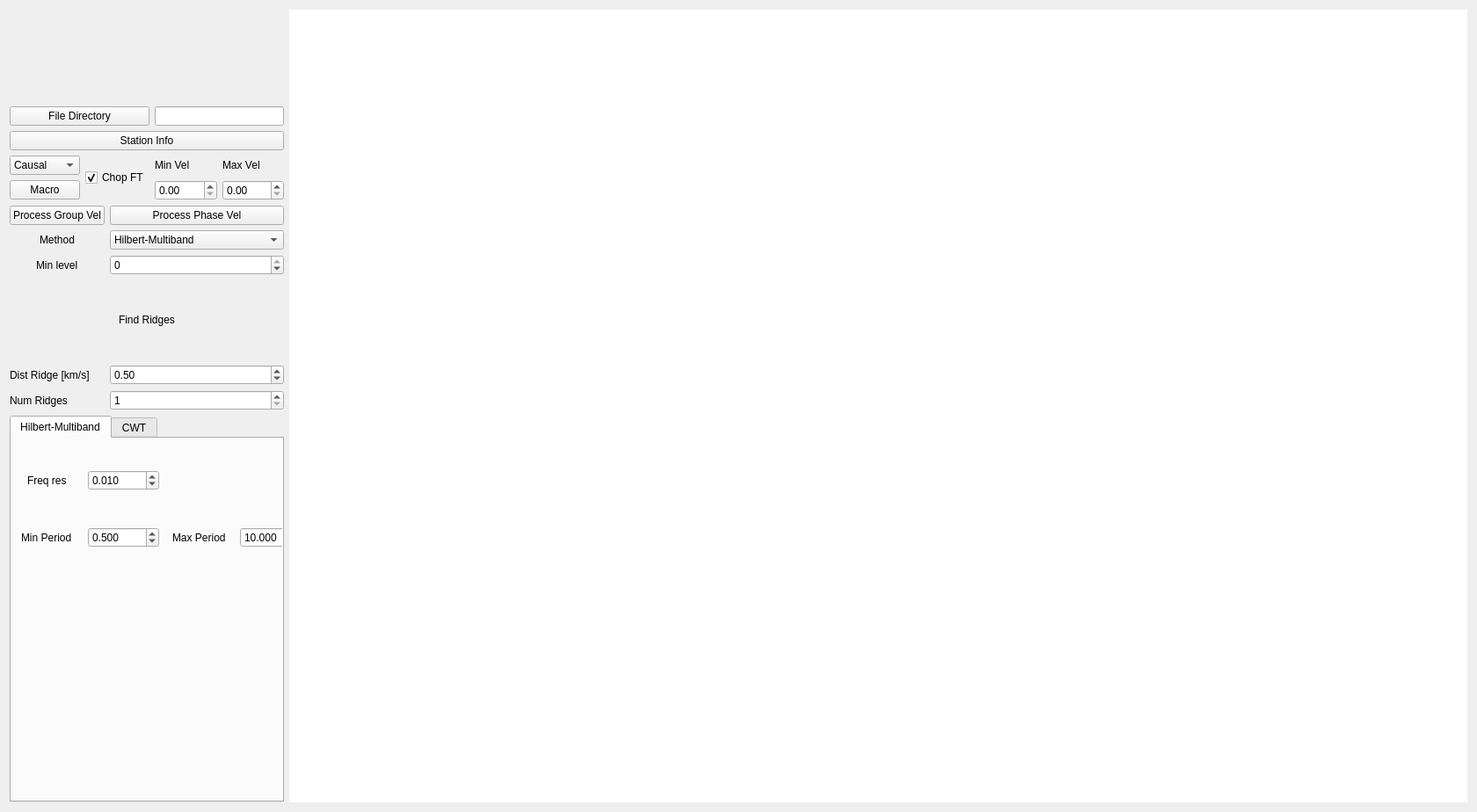
<?xml version="1.0" encoding="UTF-8"?>
<ui version="4.0">
 <class>EGFFrame</class>
 <widget class="QWidget" name="EGFFrame">
  <property name="geometry">
   <rect>
    <x>0</x>
    <y>0</y>
    <width>1680</width>
    <height>924</height>
   </rect>
  </property>
  <layout class="QHBoxLayout" name="horizontalLayout" stretch="0,0">
   <item>
    <widget class="QSplitter" name="splitter_3">
     <property name="sizePolicy">
      <sizepolicy hsizetype="Preferred" vsizetype="Preferred">
       <horstretch>0</horstretch>
       <verstretch>0</verstretch>
      </sizepolicy>
     </property>
     <property name="orientation">
      <enum>Qt::Vertical</enum>
     </property>
     <widget class="QWidget" name="layoutWidget_4">
      <layout class="QVBoxLayout" name="verticalLayout_4">
       <item>
        <widget class="QWidget" name="fileSelectorWidget_2" native="true">
         <property name="sizePolicy">
          <sizepolicy hsizetype="Preferred" vsizetype="Maximum">
           <horstretch>0</horstretch>
           <verstretch>0</verstretch>
          </sizepolicy>
         </property>
         <property name="maximumSize">
          <size>
           <width>16777215</width>
           <height>16700</height>
          </size>
         </property>
         <property name="toolTip">
          <string>Files Selector. Please select the file you want to Process adn plot</string>
         </property>
        </widget>
       </item>
       <item>
        <layout class="QGridLayout" name="gridLayout_7">
         <item row="0" column="0" colspan="2">
          <widget class="QPushButton" name="selectDirBtn_2">
           <property name="toolTip">
            <string>Select the folder where you have the seismogram files</string>
           </property>
           <property name="text">
            <string>File Directory</string>
           </property>
          </widget>
         </item>
         <item row="2" column="0">
          <widget class="QComboBox" name="causalCB">
           <item>
            <property name="text">
             <string>Causal</string>
            </property>
           </item>
           <item>
            <property name="text">
             <string>Acausal</string>
            </property>
           </item>
          </widget>
         </item>
         <item row="2" column="2">
          <widget class="QLabel" name="label_12">
           <property name="text">
            <string>Min Vel</string>
           </property>
          </widget>
         </item>
         <item row="2" column="3">
          <widget class="QLabel" name="label_13">
           <property name="text">
            <string>Max Vel</string>
           </property>
          </widget>
         </item>
         <item row="3" column="2">
          <widget class="QDoubleSpinBox" name="min_velDB"/>
         </item>
         <item row="3" column="3">
          <widget class="QDoubleSpinBox" name="max_velDB"/>
         </item>
         <item row="1" column="0" colspan="4">
          <widget class="QPushButton" name="stationsBtn">
           <property name="toolTip">
            <string>Click to view header information of the loaded seismogram files</string>
           </property>
           <property name="text">
            <string>Station Info</string>
           </property>
          </widget>
         </item>
         <item row="0" column="2" colspan="2">
          <widget class="QLineEdit" name="rootPathForm_2"/>
         </item>
         <item row="2" column="1" rowspan="2">
          <widget class="QCheckBox" name="ftCB">
           <property name="text">
            <string>Chop FT</string>
           </property>
           <property name="checked">
            <bool>true</bool>
           </property>
          </widget>
         </item>
         <item row="3" column="0">
          <widget class="QPushButton" name="macroBtn">
           <property name="text">
            <string>Macro</string>
           </property>
          </widget>
         </item>
        </layout>
       </item>
       <item>
        <layout class="QGridLayout" name="gridLayout_8">
         <item row="1" column="0" alignment="Qt::AlignHCenter">
          <widget class="QLabel" name="label_14">
           <property name="text">
            <string>Method</string>
           </property>
          </widget>
         </item>
         <item row="2" column="0" alignment="Qt::AlignHCenter">
          <widget class="QLabel" name="label_20">
           <property name="text">
            <string>Min level</string>
           </property>
          </widget>
         </item>
         <item row="2" column="1">
          <widget class="QDoubleSpinBox" name="minlevelCB">
           <property name="decimals">
            <number>0</number>
           </property>
           <property name="minimum">
            <double>-900.000000000000000</double>
           </property>
           <property name="maximum">
            <double>0.000000000000000</double>
           </property>
           <property name="singleStep">
            <double>1.000000000000000</double>
           </property>
          </widget>
         </item>
         <item row="1" column="1">
          <widget class="QComboBox" name="time_frequencyCB">
           <property name="toolTip">
            <string>Select which signal processing method you want to apply</string>
           </property>
           <item>
            <property name="text">
             <string>Hilbert-Multiband</string>
            </property>
           </item>
           <item>
            <property name="text">
             <string>Continuous Wavelet Transform</string>
            </property>
           </item>
          </widget>
         </item>
         <item row="5" column="0">
          <widget class="QLabel" name="label_17">
           <property name="text">
            <string>Dist Ridge [km/s]</string>
           </property>
          </widget>
         </item>
         <item row="4" column="0" colspan="2" alignment="Qt::AlignHCenter">
          <widget class="QLabel" name="label_15">
           <property name="sizePolicy">
            <sizepolicy hsizetype="Preferred" vsizetype="Expanding">
             <horstretch>0</horstretch>
             <verstretch>0</verstretch>
            </sizepolicy>
           </property>
           <property name="maximumSize">
            <size>
             <width>16777215</width>
             <height>90</height>
            </size>
           </property>
           <property name="text">
            <string>Find Ridges</string>
           </property>
          </widget>
         </item>
         <item row="5" column="1">
          <widget class="QDoubleSpinBox" name="dist_ridgDB">
           <property name="value">
            <double>0.500000000000000</double>
           </property>
          </widget>
         </item>
         <item row="7" column="0" colspan="2">
          <widget class="QTabWidget" name="tabWidget">
           <property name="sizePolicy">
            <sizepolicy hsizetype="Expanding" vsizetype="Fixed">
             <horstretch>0</horstretch>
             <verstretch>0</verstretch>
            </sizepolicy>
           </property>
           <property name="maximumSize">
            <size>
             <width>440</width>
             <height>440</height>
            </size>
           </property>
           <property name="currentIndex">
            <number>0</number>
           </property>
           <widget class="QWidget" name="tab">
            <attribute name="title">
             <string>Hilbert-Multiband</string>
            </attribute>
            <widget class="QWidget" name="gridLayoutWidget_2">
             <property name="geometry">
              <rect>
               <x>0</x>
               <y>0</y>
               <width>341</width>
               <height>161</height>
              </rect>
             </property>
             <layout class="QGridLayout" name="gridLayout_3">
              <item row="1" column="0" alignment="Qt::AlignHCenter">
               <widget class="QLabel" name="label_2">
                <property name="text">
                 <string>Freq res</string>
                </property>
               </widget>
              </item>
              <item row="2" column="0" alignment="Qt::AlignHCenter">
               <widget class="QLabel" name="label_4">
                <property name="text">
                 <string>Min Period</string>
                </property>
               </widget>
              </item>
              <item row="1" column="1">
               <widget class="QDoubleSpinBox" name="freq_resDB">
                <property name="decimals">
                 <number>3</number>
                </property>
                <property name="value">
                 <double>0.010000000000000</double>
                </property>
               </widget>
              </item>
              <item row="2" column="2" alignment="Qt::AlignHCenter">
               <widget class="QLabel" name="label_5">
                <property name="text">
                 <string>Max Period</string>
                </property>
               </widget>
              </item>
              <item row="2" column="1">
               <widget class="QDoubleSpinBox" name="period_min_mtDB">
                <property name="decimals">
                 <number>3</number>
                </property>
                <property name="value">
                 <double>0.500000000000000</double>
                </property>
               </widget>
              </item>
              <item row="2" column="3">
               <widget class="QDoubleSpinBox" name="period_max_mtDB">
                <property name="decimals">
                 <number>3</number>
                </property>
                <property name="value">
                 <double>10.000000000000000</double>
                </property>
               </widget>
              </item>
             </layout>
            </widget>
           </widget>
           <widget class="QWidget" name="tab_2">
            <attribute name="title">
             <string>CWT</string>
            </attribute>
            <widget class="QWidget" name="gridLayoutWidget">
             <property name="geometry">
              <rect>
               <x>0</x>
               <y>0</y>
               <width>387</width>
               <height>161</height>
              </rect>
             </property>
             <layout class="QGridLayout" name="gridLayout_6">
              <item row="1" column="5">
               <widget class="QSpinBox" name="wmaxSB">
                <property name="value">
                 <number>6</number>
                </property>
               </widget>
              </item>
              <item row="1" column="3">
               <widget class="QSpinBox" name="wminSB">
                <property name="value">
                 <number>6</number>
                </property>
               </widget>
              </item>
              <item row="1" column="4">
               <widget class="QLabel" name="label_7">
                <property name="text">
                 <string>w max</string>
                </property>
               </widget>
              </item>
              <item row="1" column="2">
               <widget class="QLabel" name="label_8">
                <property name="text">
                 <string>w min</string>
                </property>
               </widget>
              </item>
              <item row="2" column="2">
               <widget class="QLabel" name="label_9">
                <property name="text">
                 <string>Min Period</string>
                </property>
               </widget>
              </item>
              <item row="2" column="3">
               <widget class="QDoubleSpinBox" name="period_min_cwtDB">
                <property name="decimals">
                 <number>3</number>
                </property>
                <property name="minimum">
                 <double>0.500000000000000</double>
                </property>
               </widget>
              </item>
              <item row="2" column="4">
               <widget class="QLabel" name="label_10">
                <property name="text">
                 <string>Max Period</string>
                </property>
               </widget>
              </item>
              <item row="2" column="5">
               <widget class="QDoubleSpinBox" name="period_max_cwtDB">
                <property name="decimals">
                 <number>3</number>
                </property>
                <property name="value">
                 <double>10.000000000000000</double>
                </property>
               </widget>
              </item>
              <item row="0" column="4">
               <widget class="QLabel" name="label_11">
                <property name="text">
                 <string>Wavelet</string>
                </property>
               </widget>
              </item>
              <item row="0" column="5">
               <widget class="QComboBox" name="wavelet_typeCB">
                <property name="sizePolicy">
                 <sizepolicy hsizetype="MinimumExpanding" vsizetype="Fixed">
                  <horstretch>0</horstretch>
                  <verstretch>0</verstretch>
                 </sizepolicy>
                </property>
                <property name="maximumSize">
                 <size>
                  <width>16777215</width>
                  <height>16777215</height>
                 </size>
                </property>
                <item>
                 <property name="text">
                  <string>Morlet</string>
                 </property>
                </item>
                <item>
                 <property name="text">
                  <string>Paul</string>
                 </property>
                </item>
                <item>
                 <property name="text">
                  <string>Mexican Hat</string>
                 </property>
                </item>
               </widget>
              </item>
              <item row="0" column="2">
               <widget class="QLabel" name="label_6">
                <property name="text">
                 <string>Num of Atoms</string>
                </property>
               </widget>
              </item>
              <item row="0" column="3">
               <widget class="QSpinBox" name="atomsSB">
                <property name="value">
                 <number>40</number>
                </property>
               </widget>
              </item>
              <item row="3" column="2">
               <widget class="QLabel" name="label_16">
                <property name="text">
                 <string>m</string>
                </property>
               </widget>
              </item>
              <item row="3" column="3">
               <widget class="QSpinBox" name="wavelets_param">
                <property name="value">
                 <number>30</number>
                </property>
               </widget>
              </item>
             </layout>
            </widget>
           </widget>
          </widget>
         </item>
         <item row="6" column="1">
          <widget class="QSpinBox" name="numridgeSB">
           <property name="minimum">
            <number>1</number>
           </property>
           <property name="maximum">
            <number>3</number>
           </property>
           <property name="value">
            <number>1</number>
           </property>
          </widget>
         </item>
         <item row="6" column="0">
          <widget class="QLabel" name="label_18">
           <property name="text">
            <string>Num Ridges</string>
           </property>
          </widget>
         </item>
         <item row="0" column="0">
          <widget class="QPushButton" name="plotBtn">
           <property name="toolTip">
            <string>Process the methods set in the Macro and Plot. Warning: Be careful, Computationally very demanding (use fow relative small time windows i.e window &lt; 30 min)</string>
           </property>
           <property name="text">
            <string>Process Group Vel</string>
           </property>
           <property name="shortcut">
            <string>W</string>
           </property>
          </widget>
         </item>
         <item row="0" column="1">
          <widget class="QPushButton" name="plot2Btn">
           <property name="text">
            <string>Process Phase Vel</string>
           </property>
          </widget>
         </item>
        </layout>
       </item>
      </layout>
     </widget>
    </widget>
   </item>
   <item>
    <layout class="QGridLayout" name="gridLayout">
     <item row="0" column="0">
      <widget class="QWidget" name="widget_plot_up" native="true">
       <property name="sizePolicy">
        <sizepolicy hsizetype="MinimumExpanding" vsizetype="Preferred">
         <horstretch>0</horstretch>
         <verstretch>0</verstretch>
        </sizepolicy>
       </property>
       <property name="styleSheet">
        <string notr="true">background-color: rgb(255, 255, 255);</string>
       </property>
      </widget>
     </item>
    </layout>
   </item>
  </layout>
 </widget>
 <resources>
  <include location="../resources.qrc"/>
 </resources>
 <connections/>
</ui>
